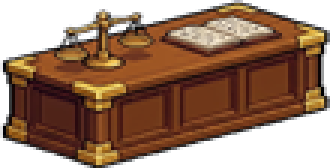
#> input picture Assets/Environment/props/balcao.png, 110 x 56 px (shown 3 times larger)
$ python processar_todos_assets_photocraft.py
#> lines starting #> are read from the running program, lines starting #| are printed output that depends on the picture
#!/usr/bin/env python3
"""
Pipeline PhotoCraft para processamento técnico de todos os novos assets 16-bit Pixel Art:
1. Cenários (Floresta do Tâmega e Mina Antiga / Dungeon) sem grelhas nem xadrez.
2. Overlays atmosféricos limpos (sem barras retangulares de Paint no topo).
3. Personagens da Taverna (Taberneiro Afonso, Bardo, Freguês e Aventureiros).
4. Retratos/Sprites de Aventureiros (Guerreiro, Arqueiro, Mago, Curandeiro) limpos.
5. Props da Loja e Taverna (Prateleira do Fornecedor, Caneca, Vinho Verde, Ensopado, Moedas, Balcão).
6. Monstros da Dungeon (Goblin, Lobo das Cavernas, Saqueador, Morcego Sombrio, Guardião Antigo, Sentinela).
"""

import shutil
from collections import deque
from pathlib import Path
from PIL import Image, ImageDraw, ImageFilter

ROOT = Path(__file__).resolve().parent.parent
BRAIN_DIR = Path(r"C:\Users\Icaro\.gemini\antigravity\brain\d230022c-e2cb-4685-b15f-9b28e390df89")

RAW_TAVERNA = BRAIN_DIR / "taverna_personagens_raw_1792408577386.jpg"
RAW_FLORESTA = BRAIN_DIR / "floresta_tamega_raw_1792408566600.jpg"
RAW_MINA = BRAIN_DIR / "mina_antiga_raw_1792408573365.jpg"
RAW_MONSTROS = BRAIN_DIR / "inimigos_dungeon_raw_notext_1792408586847.jpg"


# [110 lines left out: functions remover_fundo_branco_floodfill, obter_bbox_alfa, centralizar_em_canvas, not called in this run]


def processar_cenarios_e_overlays() -> None:
    raw_dir = ROOT / "Assets" / "Source" / "raw"
    raw_dir.mkdir(parents=True, exist_ok=True)
    bg_dir = ROOT / "Assets" / "Environment" / "backgrounds"
    ov_dir = ROOT / "Assets" / "Environment" / "overlays"

    if RAW_FLORESTA.exists():
        img_floresta = Image.open(RAW_FLORESTA).convert("RGB")
        img_floresta.save(raw_dir / "floresta_tamega_raw.png", "PNG")
        img_floresta_640 = img_floresta.resize((640, 360), Image.Resampling.LANCZOS)
        img_floresta_640.save(bg_dir / "floresta_cenario.png", "PNG")
        print("Cenário Floresta do Tâmega atualizado (640x360).")

    if RAW_MINA.exists():
        img_mina = Image.open(RAW_MINA).convert("RGB")
        img_mina.save(raw_dir / "mina_antiga_raw.png", "PNG")
        img_mina_640 = img_mina.resize((640, 360), Image.Resampling.LANCZOS)
        img_mina_640.save(bg_dir / "dungeon_cenario.png", "PNG")
        print("Cenário Mina Antiga / Dungeon atualizado (640x360).")

    # Criar overlays limpos (sem retângulos de Paint no topo)
    configs_overlay = {
        "taverna_foreground.png": (18, 10, 6, 65),
        "loja_foreground.png": (16, 10, 8, 55),
        "floresta_foreground.png": (8, 18, 10, 45),
        "dungeon_foreground.png": (6, 8, 14, 95),
    }
    for nome_arq, (cr, cg, cb, max_alpha) in configs_overlay.items():
        ov = Image.new("RGBA", (640, 360), (0, 0, 0, 0))
        px = ov.load()
        cx, cy = 320.0, 180.0
        for y in range(360):
            for x in range(640):
                dx = (x - cx) / 320.0
                dy = (y - cy) / 180.0
                dist = (dx * dx + dy * dy) ** 0.5
                if dist > 0.78:
                    fator = min(1.0, (dist - 0.78) / 0.65)
                    a = int(max_alpha * (fator ** 1.5))
                    px[x, y] = (cr, cg, cb, a)
        ov.save(ov_dir / nome_arq, "PNG")
#> this loop made 4 passes
#> pass 1, in processar_cenarios_e_overlays, `ov.save(ov_dir / nome_arq, "PNG")`:
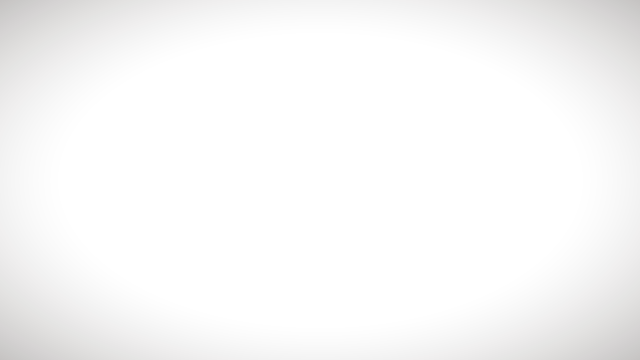
#> saved as taverna_foreground.png: PIL image 640x360 RGBA; mean R, G, B, A 9.4, 5.2, 3.1, 7; transparent parts drawn white
#> after the loop:
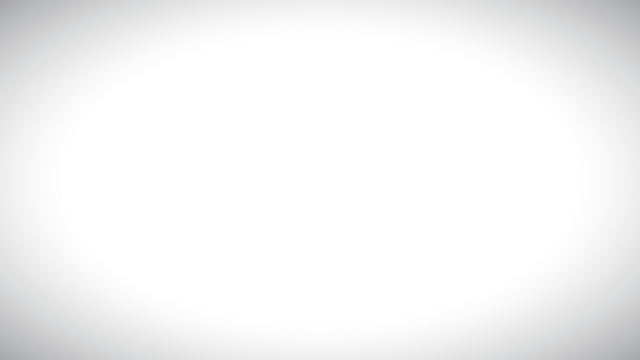
#> ov: PIL image 640x360 RGBA; mean R, G, B, A 3.1, 4.2, 7.3, 10.3; transparent parts drawn white
    print("Overlays de atmosfera limpos (Taverna, Loja, Floresta, Dungeon).")


def limpar_balcao_loja() -> None:
    caminho_balcao = ROOT / "Assets" / "Environment" / "props" / "balcao.png"
    if not caminho_balcao.exists():
        return
    img = Image.open(caminho_balcao).convert("RGBA")
#> img is the input picture: PIL image 110x56 RGBA; mean R, G, B, A 80.7, 49.9, 30.7, 176
    w, h = img.size
#> w = 110; h = 56
    # Se ainda tiver os objetos soltos à direita (w > 370), recorta apenas o balcão completo
    if w > 370:
        balcao_limpo = img.crop((0, 0, 356, h))
        bbox = obter_bbox_alfa(balcao_limpo)
        if bbox:
            balcao_limpo = balcao_limpo.crop(bbox)
        balcao_limpo.save(caminho_balcao, "PNG")
        print(f"Balcão da loja limpo: {balcao_limpo.size}")


def processar_taverna_aventureiros_props() -> None:
    if not RAW_TAVERNA.exists():
        print("Aviso: RAW_TAVERNA não encontrado.")
        return

    raw_dir = ROOT / "Assets" / "Source" / "raw"
    img = Image.open(RAW_TAVERNA).convert("RGBA")
    img.save(raw_dir / "taverna_personagens_raw.png", "PNG")
    w, h = img.size
    cw = w / 4.0
    ch = h / 3.0

    # [7 lines left out: function extrair_celula, not called in this run]

    # 1. Personagens da Taverna e Aventureiros
    tab1 = centralizar_em_canvas(extrair_celula(0, 0), 128, 144, margem_base=8)
    tab2 = centralizar_em_canvas(extrair_celula(0, 1), 128, 144, margem_base=8)
    bardo = centralizar_em_canvas(extrair_celula(0, 2), 128, 144, margem_base=8)
    fregues = centralizar_em_canvas(extrair_celula(0, 3), 128, 144, margem_base=8)

    guerreiro = centralizar_em_canvas(extrair_celula(1, 0), 128, 144, margem_base=8)
    arqueiro = centralizar_em_canvas(extrair_celula(1, 1), 128, 144, margem_base=8)
    mago = centralizar_em_canvas(extrair_celula(1, 2), 128, 144, margem_base=8)
    curandeiro = centralizar_em_canvas(extrair_celula(1, 3), 128, 144, margem_base=8)

    # Salvar Aventureiros em Assets/Characters/Adventurers/
    adv_dir = ROOT / "Assets" / "Characters" / "Adventurers"
    adv_dir.mkdir(parents=True, exist_ok=True)
    guerreiro.save(adv_dir / "guerreiro.png", "PNG")
    arqueiro.save(adv_dir / "arqueiro.png", "PNG")
    mago.save(adv_dir / "mago.png", "PNG")
    curandeiro.save(adv_dir / "curandeiro.png", "PNG")
    print("Sprites de Aventureiros atualizados em Assets/Characters/Adventurers/.")

    # Salvar Taberneiro e Mercenários da Taverna em Assets/Characters/Taverna/
    tav_dir = ROOT / "Assets" / "Characters" / "Taverna"
    tav_dir.mkdir(parents=True, exist_ok=True)
    sheet_tab = Image.new("RGBA", (256, 144), (0, 0, 0, 0))
    sheet_tab.alpha_composite(tab1, (0, 0))
    sheet_tab.alpha_composite(tab2, (128, 0))
    sheet_tab.save(tav_dir / "taberneiro_sheet.png", "PNG")

    # mercenarios_sentados.png: 8 células de 128x144 (1024x144)
    # 0: Taberneiro 1, 1: Arqueira (Inês), 2: Mago (Baltasar), 3: Guerreiro (Rodrigo),
    # 4: Bardo (Martim), 5: Curandeira (Beatriz), 6: Freguês (Vasco), 7: Taberneiro 2
    poses_taverna = [tab1, arqueiro, mago, guerreiro, bardo, curandeiro, fregues, tab2]
    sheet_merc = Image.new("RGBA", (128 * len(poses_taverna), 144), (0, 0, 0, 0))
    for idx, sprite_p in enumerate(poses_taverna):
        sheet_merc.alpha_composite(sprite_p, (idx * 128, 0))
    sheet_merc.save(tav_dir / "mercenarios_sentados.png", "PNG")
    print("Sprites da Taverna atualizados em Assets/Characters/Taverna/.")

    # 2. Props da Loja e Taverna (Linha 2)
    props_dir = ROOT / "Assets" / "Environment" / "props"
    items_dir = ROOT / "Assets" / "Environment" / "items"

    # Fornecedor (Linha 2, Col 0)
    fornecedor_raw = extrair_celula(2, 0)
    fornecedor_prop = centralizar_em_canvas(fornecedor_raw, 128, 112, margem_base=4)
    fornecedor_prop.save(props_dir / "fornecedor_pixel.png", "PNG")

    # Caneca de Cerveja (Linha 2, Col 1)
    caneca_raw = extrair_celula(2, 1)
    caneca_prop = centralizar_em_canvas(caneca_raw, 32, 36, margem_base=2)
    caneca_prop.save(props_dir / "caneca_cerveja.png", "PNG")

    # Garrafa de Vinho Verde (Linha 2, Col 2)
    vinho_raw = extrair_celula(2, 2)
    vinho_prop = centralizar_em_canvas(vinho_raw, 36, 44, margem_base=2)
    vinho_prop.save(props_dir / "garrafa_vinho_verde.png", "PNG")

    # Prato de Ensopado & Moedas de Ouro (Linha 2, Col 3)
    celula_3 = extrair_celula(2, 3)
    c3w, c3h = celula_3.size
    # Parte esquerda/central (x < 72%): ensopado + pão
    ensopado_crop = celula_3.crop((0, 0, int(c3w * 0.72), c3h))
    ensopado_prop = centralizar_em_canvas(ensopado_crop, 44, 36, margem_base=2)
    ensopado_prop.save(props_dir / "prato_ensopado.png", "PNG")

    # Parte direita (x >= 68%): saco e pilha de moedas de ouro
    moedas_crop = celula_3.crop((int(c3w * 0.68), int(c3h * 0.25), c3w, c3h))
    moeda_prop = centralizar_em_canvas(moedas_crop, 48, 48, margem_base=2)
    moeda_prop.save(items_dir / "moeda_pixel.png", "PNG")
    print("Props da Loja e Taverna (fornecedor, caneca, vinho, ensopado, moedas) atualizados.")


def processar_monstros_dungeon() -> None:
    if not RAW_MONSTROS.exists():
        print("Aviso: RAW_MONSTROS não encontrado.")
        return

    raw_dir = ROOT / "Assets" / "Source" / "raw"
    img = Image.open(RAW_MONSTROS).convert("RGBA")
    img.save(raw_dir / "inimigos_dungeon_raw.png", "PNG")
    w, h = img.size
    cw = w / 3.0
    ch = h / 2.0

    monstros_dir = ROOT / "Assets" / "Characters" / "Monsters"
    monstros_dir.mkdir(parents=True, exist_ok=True)

    mapa_monstros = [
        (0, 0, "goblin.png"),
        (0, 1, "lobo.png"),
        (0, 2, "saqueador.png"),
        (1, 0, "morcego.png"),
        (1, 1, "guardiao.png"),
        (1, 2, "sentinela.png"),
    ]
    for linha, col, nome_arq in mapa_monstros:
        x0 = max(0, int(round(col * cw)) + 8)
        y0 = max(0, int(round(linha * ch)) + 8)
        x1 = min(w, int(round((col + 1) * cw)) - 8)
        y1 = min(h, int(round((linha + 1) * ch)) - 8)
        sub = img.crop((x0, y0, x1, y1))
        limpo = remover_fundo_branco_floodfill(sub)
        canvas = centralizar_em_canvas(limpo, 140, 140, margem_base=6)
        canvas.save(monstros_dir / nome_arq, "PNG")
    print("6 Monstros da Dungeon extraídos e salvos em Assets/Characters/Monsters/.")


def main() -> None:
    processar_cenarios_e_overlays()
    limpar_balcao_loja()
    processar_taverna_aventureiros_props()
    processar_monstros_dungeon()


if __name__ == "__main__":
    main()
